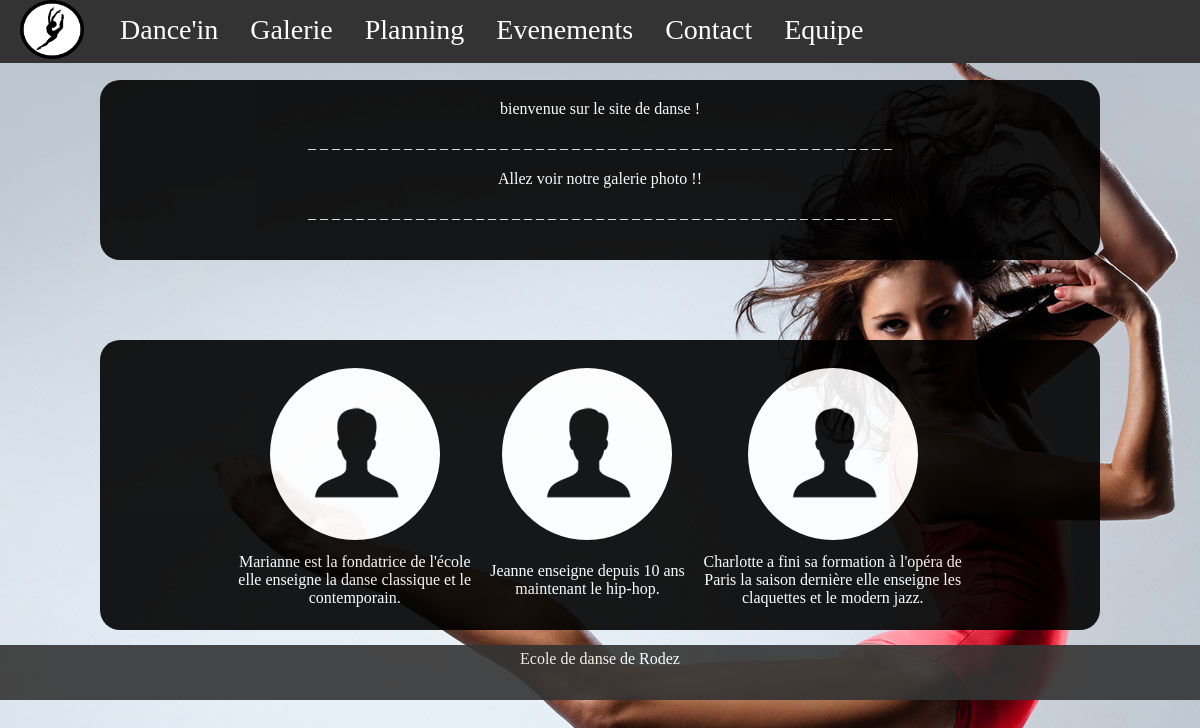
Before: / with the older database file.
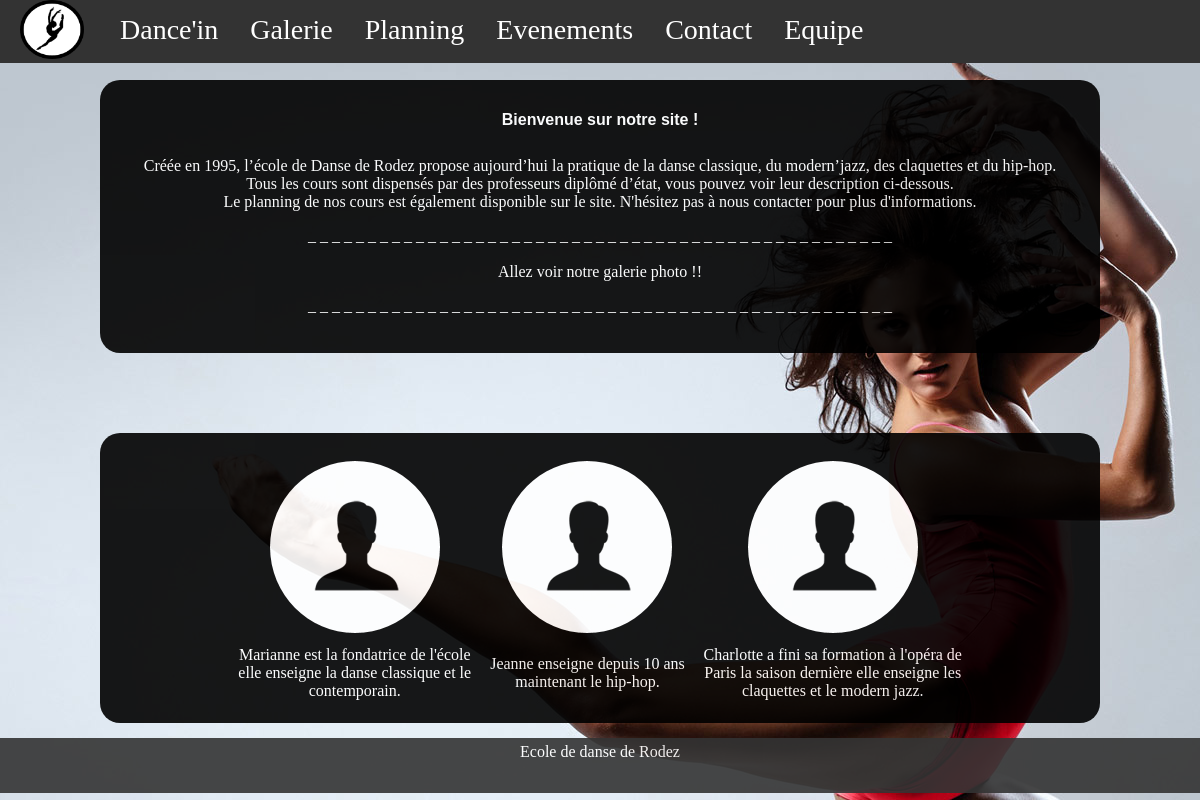
After: the same page with the newer database file.
### tables this page shows
CREATE TABLE `article` (
  `idArticle` int(3) NOT NULL,
  `titreArticle` varchar(20) NOT NULL,
  `dateArticle` date DEFAULT NULL,
  `contenu` varchar(30000) DEFAULT NULL
);

### index.php (the view, shortened to what this page needs)
<!DOCTYPE html>
<html>
<head>
	<link rel="stylesheet" type="text/css" href="style.css">
</head>
<body>
	<?php include('include/nav.php');?>
	<div class="contenu">
		<?php
		$bdd = new PDO('mysql:host=localhost;dbname=dance-in;charset=utf8', 'root', '', array(PDO::ATTR_ERRMODE => PDO::ERRMODE_EXCEPTION));
		$reponse = $bdd->query('SELECT * FROM article WHERE titreArticle = "Acceuil";');
		while ($donnees = $reponse->fetch()){
			?>
			<?= $donnees['contenu']; ?> </p>
			_ _ _ _ _ _ _ _ _ _ _ _ _ _ _ _ _ _ _ _ _ _ _ _ _ _ _ _ _ _ _ _ _ _ _ _ _ _ _ _ _ _ _ _ _ _ _ _ _
	<?php
}
?>
</div>
<div class="contenu">
	<table style="width: 745px;" align="center">
		<tr>
			<td>
				<img alt="Photo Marianne" src="images/Equipelogo.png" />
			</td>
			<td>
				<img alt="Photo Jeanne" src="images/Equipelogo.png" />
			</td>
			<td>
				<img alt="Photo Charlotte" src="images/Equipelogo.png" />
			</td>
		</tr>
		<tr>
			<td>
				Marianne est la fondatrice de l'école elle enseigne la danse classique et le contemporain.
			</td>
			<td>
				Jeanne enseigne depuis 10 ans maintenant le hip-hop.
			</td>
			<td>
				Charlotte a fini sa formation à l'opéra de Paris la saison dernière elle enseigne les claquettes et le modern jazz.
			</td>
		</tr>
	</table>
</div>
<?php include('include/footer.php'); ?>
</body>
</html>

### include/nav.php
<nav>
   <ul class="navbar">
     <li>
       <img src="images/logo.png" alt="Logo Dance'in" width="64px" id="logo"/>
     </li>
      <li class="testActive">
         <a href="index.php">Dance'in</a>
      </li>
      <li>
         <a href="photo2.php" class="dropbtn">Galerie</a>
      </li>
      <li>
         <a href="planning.php">Planning</a>
      </li>
      <li>
         <a href="evenements.php">Evenements</a>
      </li>
      <li>
         <a href="formulaire.php">Contact</a>
      </li>
      <li>
         <a href="equipe.php">Equipe</a>
      </li>
   </ul>
</nav>

### include/footer.php
<footer class="footer">
   <span>Ecole de danse de Rodez</span>
</footer>

### style.css (style rules this page uses)
body { width:100%; color:black; background-image:url(images/background.jpg); background-repeat:no-repeat; background-position: top; margin:0; text-align:center; }
h1 { font-size:16px; font-family: Arial; width: 100%; text-align: center; }
.contenu { background-color: black; opacity: 0.9; border-radius: 20px; margin-left:100px; margin-right:100px; margin-top: 80px; margin-bottom: 15px; padding:20px; color: white; }
ul { list-style-type: none; margin: 0; padding: 0; overflow: hidden; background-color: #333; }
li { float: left; margin: 0px; }
#logo { margin-right: 20px; margin-left: 20px; }
li a, .dropbtn { display: inline-block; color: white; text-align: center; padding: 14px 16px; text-decoration: none; font-size: 28px; font-family: Calibri; }
.navbar { position:fixed; left: 0px; right: 0px; top: 0px; margin: 0px; }
.footer { margin-top:15px; bottom:0; left:0; right:0; height: 45px; opacity: 0.9; padding: 5px; background-color: #333; }
.footer span { color: white; }

Changed rows visible on the page:
changed article: contenu "bienvenue sur le site de danse !" → "Bienvenue sur notre site ! Créée en 1995, l’école de Danse de Rodez propose aujourd’hui la pratique de la danse classique, du modern’jazz, des claquettes et du hip-hop. Tous les cours sont dispensés par des professeurs diplômé d’état, vous pouvez voir leur description ci-dessous. Le planning de nos cours est également disponible sur le site. N'hésitez pas à nous contacter pour plus d'informations."
